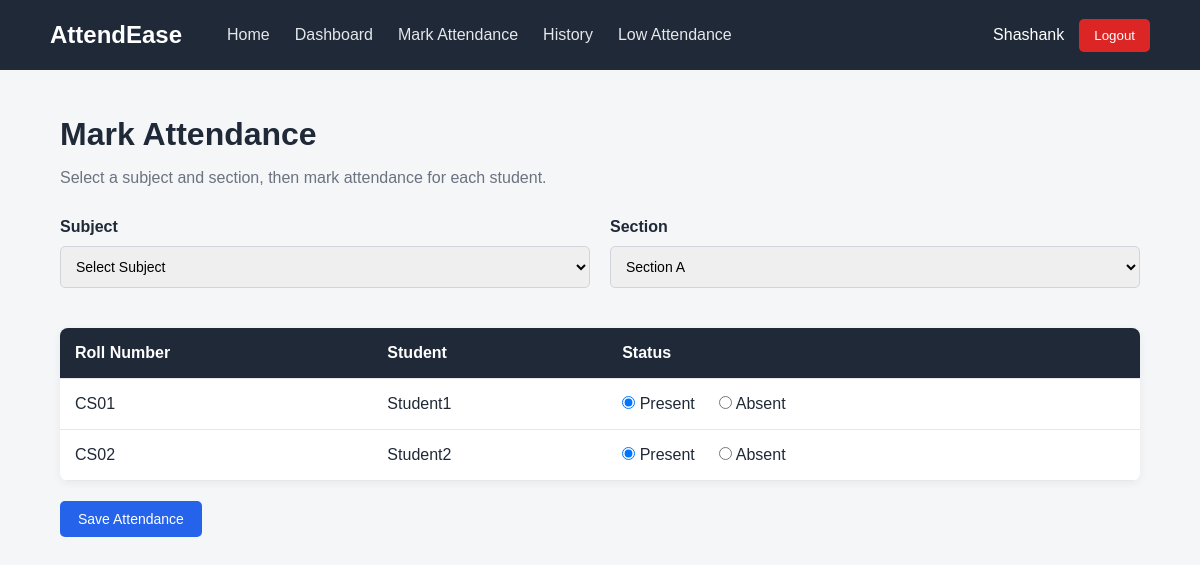
Screenshot of /attendance/mark/ (signed in) with the database file from the repository.
### attendance/models.py (models this page shows, shortened)
class Student(models.Model):
    user = models.OneToOneField(User, on_delete=models.CASCADE)
    roll_number = models.CharField(max_length=20, unique=True)
    department = models.ForeignKey(
        Department,
        on_delete=models.CASCADE
    )
    section = models.CharField(max_length=10)

### attendance/views.py (the view, shortened to what this page needs)
# urls.py: path("attendance/mark/",views.mark_attendance,name="mark_attendance"),
@login_required
def mark_attendance(request):
    try:
        faculty = Faculty.objects.get(user=request.user)
    except Faculty.DoesNotExist:
        messages.error(
            request,
            "Only faculty members can mark attendance."
        )
        return redirect("dashboard")
    subjects = Subject.objects.filter(
        faculty=faculty
    )
    students = Student.objects.filter(
        department=faculty.department
    )
    context = {
        "students": students,
        "subjects": subjects,
    }
    return render(
        request,
        "attendance/mark_attendance.html",
        context
    )

### templates/attendance/mark_attendance.html (shortened to what this page needs)
{% extends "attendance/base.html" %}
{% block content %}
<h1>Mark Attendance</h1>
<p class="page-description">
    Select a subject and section, then mark
    attendance for each student.
</p>
<form method="POST">
    <div class="form-row">
        <div class="form-group">
            <label>Subject</label>
            <select name="subject" required>
                <option value="">
                    Select Subject
                </option>
            </select>
        </div>
        <div class="form-group">
            <label>Section</label>
            <select name="section" required>
                <option value="A">
                    Section A
                </option>
            </select>
        </div>
    </div>
    <div class="table-box">
        <table>
            <thead>
                <tr>
                    <th>Roll Number</th>
                    <th>Student</th>
                    <th>Status</th>
                </tr>
            </thead>
            <tbody>
                {% for student in students %}
                <tr>
                    <td>
                        {{ student.roll_number }}
                    </td>
                    <td>
                        {{ student.user.username }}
                    </td>
                    <td>
                        <label class="radio-option">
                            <input type="radio" name="student_{{ student.id }}" value="P" checked>
                            Present
                        </label>
                        <label class="radio-option">
                            <input type="radio" name="student_{{ student.id }}" value="A">
                            Absent
                        </label>
                    </td>
                </tr>
                {% empty %}
                <tr>
                    <td colspan="3">
                        No students available.
                    </td>
                </tr>
                {% endfor %}
            </tbody>
        </table>
    </div>
    <div class="form-actions">
        <button type="submit" class="btn">
            Save Attendance
        </button>
    </div>
</form>
{% endblock %}

### templates/attendance/base.html (shortened to what this page needs)
<!DOCTYPE html>
<html lang="en">
<head>
</head>
<body>
    <nav class="navbar">
        <a href="{% url 'home' %}" class="brand">
            AttendEase
        </a>
        <div class="nav-links">
            <a href="{% url 'home' %}">
                Home
            </a>
            {% if user.is_authenticated %}
            <a href="{% url 'dashboard' %}">
                Dashboard
            </a>
            <a href="{% url 'mark_attendance' %}">
                Mark Attendance
            </a>
            <a href="{% url 'attendance_history' %}">
                History
            </a>
            <a href="{% url 'low_attendance' %}">
                Low Attendance
            </a>
            {% endif %}
        </div>
        <div class="user-section">
            {% if user.is_authenticated %}
            <span>{{ user.username }}</span>
            <form method="POST" action="{% url 'logout' %}">
                <button type="submit" class="logout-btn">
                    Logout
                </button>
            </form>
            {% else %}
            <a href="{% url 'login' %}" style="color:white; text-decoration:none;">
                Login
            </a>
            {% endif %}
        </div>
    </nav>
    <main class="container">
        {% block content %}
        {% endblock %}
    </main>
</body>
</html>

### templates/attendance/base.html (style rules this page uses)
* { margin: 0; padding: 0; box-sizing: border-box; }
body { font-family: Arial, Helvetica, sans-serif; background-color: #f4f6f8; color: #1f2937; line-height: 1.5; }
.navbar { width: 100%; height: 70px; background-color: #1f2937; display: flex; align-items: center; padding: 0 50px; }
.brand { color: white; text-decoration: none; font-size: 24px; font-weight: bold; margin-right: 45px; }
.nav-links { display: flex; align-items: center; gap: 25px; flex: 1; }
.nav-links a { color: #e5e7eb; text-decoration: none; }
.user-section { display: flex; align-items: center; gap: 15px; color: white; }
.user-section form { margin: 0; }
.logout-btn { background-color: #dc2626; color: white; border: none; padding: 9px 15px; border-radius: 5px; cursor: pointer; }
.container { width: 90%; max-width: 1100px; margin: 40px auto; }
h1 { margin-bottom: 8px; }
p { margin-bottom: 15px; }
.page-description { color: #6b7280; margin-bottom: 25px; }
.btn { display: inline-block; background-color: #2563eb; color: white; text-decoration: none; border: none; padding: 10px 18px; border-radius: 5px; cursor: pointer; font-size: 14px; }
.form-group { margin-bottom: 20px; }
.form-group label { display: block; margin-bottom: 7px; font-weight: bold; }
.form-group input, .form-group select { width: 100%; padding: 11px; border: 1px solid #d1d5db; border-radius: 5px; font-size: 14px; }
.form-row { display: grid; grid-template-columns: 1fr 1fr; gap: 20px; margin-bottom: 20px; }
.form-actions { margin-top: 20px; display: flex; gap: 10px; }
.table-box { background-color: white; border-radius: 8px; overflow: hidden; box-shadow: 0 2px 8px rgba(0, 0, 0, 0.06); }
table { width: 100%; border-collapse: collapse; }
th { background-color: #1f2937; color: white; }
th, td { padding: 13px 15px; text-align: left; border-bottom: 1px solid #e5e7eb; }
.radio-option { margin-right: 20px; }

### rows the page displays
Student: roll_number "CS01", user.username "Student1"
Student: roll_number "CS02", user.username "Student2"

### other values shown
{{ user.username }} "Shashank"
